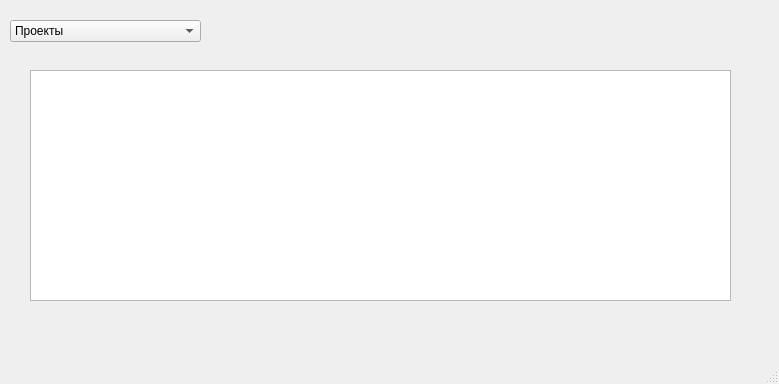
<?xml version="1.0" encoding="UTF-8"?>
<ui version="4.0">
 <class>WindowWorkWithDBTables</class>
 <widget class="QMainWindow" name="WindowWorkWithDBTables">
  <property name="geometry">
   <rect>
    <x>0</x>
    <y>0</y>
    <width>779</width>
    <height>384</height>
   </rect>
  </property>
  <property name="windowTitle">
   <string>SC: Window work with tables</string>
  </property>
  <widget class="QWidget" name="centralwidget">
   <widget class="QComboBox" name="ComboBoxCurrentDBTable">
    <property name="geometry">
     <rect>
      <x>10</x>
      <y>20</y>
      <width>191</width>
      <height>22</height>
     </rect>
    </property>
    <property name="editable">
     <bool>false</bool>
    </property>
    <property name="currentText">
     <string notr="true">Проекты</string>
    </property>
    <item>
     <property name="text">
      <string>Проекты</string>
     </property>
    </item>
    <item>
     <property name="text">
      <string>Договоры</string>
     </property>
    </item>
    <item>
     <property name="text">
      <string>Технические задания</string>
     </property>
    </item>
    <item>
     <property name="text">
      <string>Заказчики</string>
     </property>
    </item>
    <item>
     <property name="text">
      <string>Услуги</string>
     </property>
    </item>
    <item>
     <property name="text">
      <string>Сотрудники</string>
     </property>
    </item>
    <item>
     <property name="text">
      <string>Проектные команды</string>
     </property>
    </item>
    <item>
     <property name="text">
      <string>Аккаунты</string>
     </property>
    </item>
   </widget>
   <widget class="QTableWidget" name="TableWidgetDBTableData">
    <property name="geometry">
     <rect>
      <x>30</x>
      <y>70</y>
      <width>701</width>
      <height>231</height>
     </rect>
    </property>
   </widget>
  </widget>
  <widget class="QStatusBar" name="statusbar"/>
 </widget>
 <resources/>
 <connections/>
</ui>
